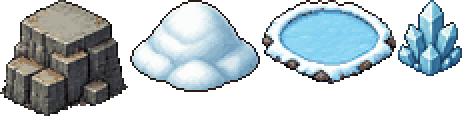
#> input picture assets/cold@1x.webp, 464 x 116 px
$ python make_plaza_tile.py ../../../assets/cold@1x.webp
#> lines starting #> are read from the running program, lines starting #| are printed output that depends on the picture
"""make_plaza_tile.py — l0veyou 生的石板路材質 → 遊戲用的無縫廣場磚 assets/plaza.png。

1. 色調對齊：逐通道把平均／標準差配到 title.png（登入概念圖）廣場取樣值。
2. 無縫：把圖平移半格，再用十字遮罩把原圖接縫處交叉淡入。
3. LANCZOS 離線縮到 256（遊戲裡 1:1 pattern 貼上，不在瀏覽器縮）。

用法：python pipeline/scripts/l0veyou/make_plaza_tile.py output/l0veyou/cobble-v1.jpg
      python pipeline/scripts/l0veyou/make_plaza_tile.py output/l0veyou/dirt-v1.jpg road 205,158,78 26,24,30
      （第二個參數起：輸出名、目標平均、目標標準差；土路取樣自 title.png 小路）
"""
import sys
from pathlib import Path

import numpy as np
from PIL import Image

ROOT = Path(__file__).resolve().parents[3]
# 概念圖廣場三個取樣點 (450,450)/(700,700)/(820,560) 的 60x60 平均
TARGET_MEAN = np.array([209.0, 179.0, 150.0])
TARGET_STD = np.array([34.0, 32.0, 29.0])
SIZE = 256


def main(src: str, name: str = "plaza", mean=TARGET_MEAN, std=TARGET_STD) -> None:
#> called with src = '../../../assets/cold@1x.webp', name = 'plaza', mean = array of shape (3,), std = array of shape (3,)
    a = np.asarray(Image.open(src).convert("RGB")).astype(np.float32)
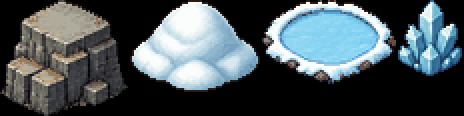
#> a: shape (116, 464, 3) float32; mean R, G, B 74, 85.2, 89.6
    flat = a.reshape(-1, 3)
    a = (a - flat.mean(0)) / flat.std(0) * np.asarray(std, np.float32) + np.asarray(mean, np.float32)
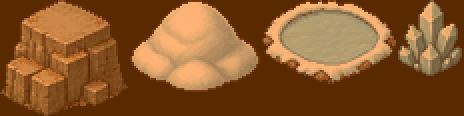
#> a: shape (116, 464, 3) float32; mean R, G, B 209, 179, 149.9; drawn with min black and max white
    a = np.clip(a, 0, 255)
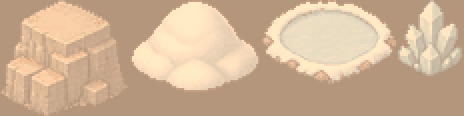
#> a: shape (116, 464, 3) float32; mean R, G, B 206.8, 179, 149.9

    h, w, _ = a.shape
#> h = 116; w = 464
    shifted = np.roll(np.roll(a, h // 2, 0), w // 2, 1)
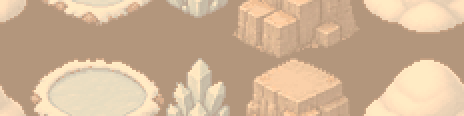
#> shifted: shape (116, 464, 3) float32; mean R, G, B 206.8, 179, 150
    # 權重：原圖在中央為 1、靠邊為 0；平移圖反之 → 兩張的接縫都被對方蓋住
    ramp = lambda n: np.clip(np.minimum(np.arange(n), n - 1 - np.arange(n)) / (n * 0.18), 0, 1)
    wgt = np.minimum.outer(ramp(h), ramp(w))[..., None]
    out = a * wgt + shifted * (1 - wgt)
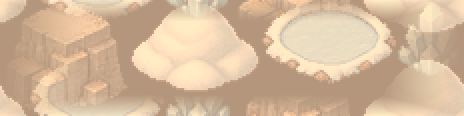
#> out: shape (116, 464, 3) float64; mean R, G, B 213.2, 185.9, 156.5

    img = Image.fromarray(out.astype(np.uint8), "RGB").resize((SIZE, SIZE), Image.LANCZOS)
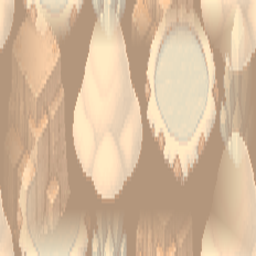
#> img: PIL image 256x256 RGB; mean R, G, B 212.8, 185.5, 156
    dst = ROOT / "assets" / f"{name}.png"
    img.save(dst, optimize=True)
    print(f"{dst.name}: {SIZE}x{SIZE}, mean={np.asarray(img).reshape(-1,3).mean(0).round()}")
#| plaza.png: 256x256, mean=[213. 185. 156.]


if __name__ == "__main__":
    args = sys.argv[1:]
    if len(args) >= 4:
        main(args[0], args[1], [float(v) for v in args[2].split(",")], [float(v) for v in args[3].split(",")])
    else:
        main(args[0])

$ run again, on assets/details@1x.webp
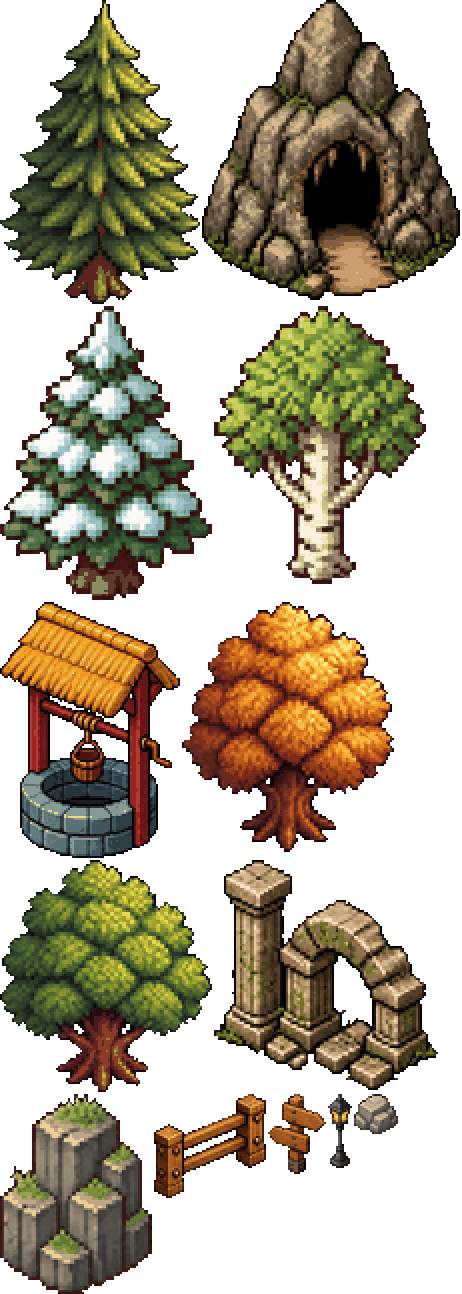
#> input picture assets/details@1x.webp, 462 x 1294 px
#> in main, `out = a * wgt + shifted * (1 - wgt)`:
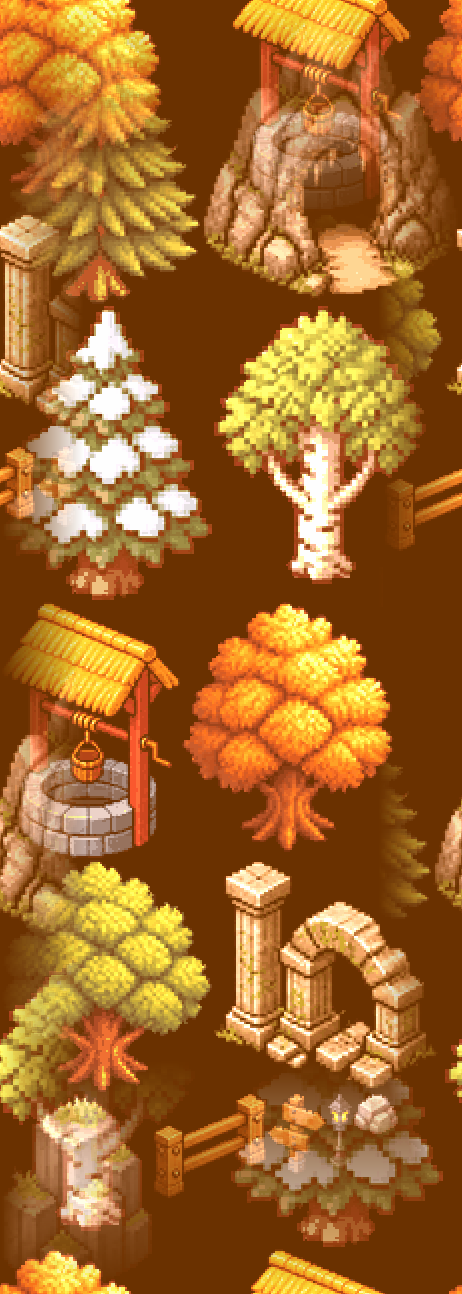
#> out: shape (1294, 462, 3) float64; mean R, G, B 209.2, 181, 150.5; drawn with min black and max white
#> in main, `img = Image.fromarray(out.astype(np.uint8), "RGB").resize((SIZE, SIZE)..`:
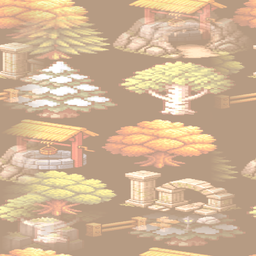
#> img: PIL image 256x256 RGB; mean R, G, B 208.6, 180.6, 150.2
#| plaza.png: 256x256, mean=[209. 181. 150.]

$ run again, on assets/props@1x.webp
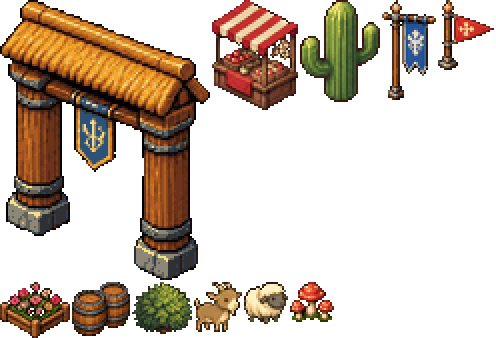
#> input picture assets/props@1x.webp, 496 x 338 px
#> in main, `out = a * wgt + shifted * (1 - wgt)`:
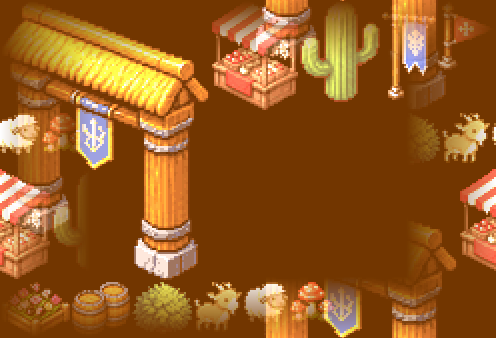
#> out: shape (338, 496, 3) float64; mean R, G, B 204.7, 176.9, 149.3; drawn with min black and max white
#> in main, `img = Image.fromarray(out.astype(np.uint8), "RGB").resize((SIZE, SIZE)..`:
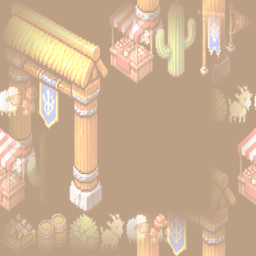
#> img: PIL image 256x256 RGB; mean R, G, B 204.1, 176.3, 148.5
#| plaza.png: 256x256, mean=[204. 176. 149.]
